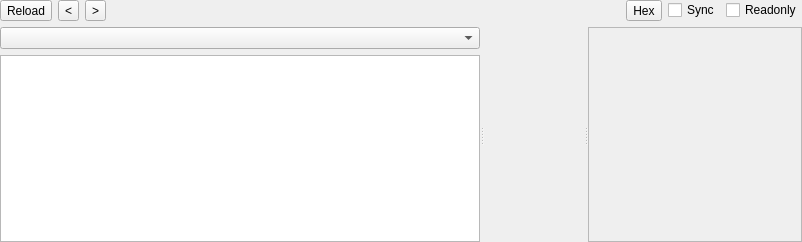
<?xml version="1.0" encoding="UTF-8"?>
<ui version="4.0">
 <class>XMainWidget</class>
 <widget class="QWidget" name="XMainWidget">
  <property name="geometry">
   <rect>
    <x>0</x>
    <y>0</y>
    <width>802</width>
    <height>242</height>
   </rect>
  </property>
  <property name="windowTitle">
   <string>Form</string>
  </property>
  <layout class="QVBoxLayout" name="verticalLayout_3">
   <property name="leftMargin">
    <number>0</number>
   </property>
   <property name="topMargin">
    <number>0</number>
   </property>
   <property name="rightMargin">
    <number>0</number>
   </property>
   <property name="bottomMargin">
    <number>0</number>
   </property>
   <item>
    <layout class="QHBoxLayout" name="horizontalLayout">
     <property name="sizeConstraint">
      <enum>QLayout::SizeConstraint::SetDefaultConstraint</enum>
     </property>
     <item>
      <widget class="QToolButton" name="toolButtonReload">
       <property name="text">
        <string>Reload</string>
       </property>
      </widget>
     </item>
     <item>
      <widget class="QToolButton" name="toolButtonPrev">
       <property name="text">
        <string notr="true">&lt;</string>
       </property>
      </widget>
     </item>
     <item>
      <widget class="QToolButton" name="toolButtonNext">
       <property name="text">
        <string notr="true">&gt;</string>
       </property>
      </widget>
     </item>
     <item>
      <spacer name="horizontalSpacer">
       <property name="orientation">
        <enum>Qt::Orientation::Horizontal</enum>
       </property>
       <property name="sizeHint" stdset="0">
        <size>
         <width>40</width>
         <height>20</height>
        </size>
       </property>
      </spacer>
     </item>
     <item>
      <widget class="QToolButton" name="toolButtonGlobalHex">
       <property name="text">
        <string>Hex</string>
       </property>
       <property name="checkable">
        <bool>true</bool>
       </property>
       <property name="checked">
        <bool>false</bool>
       </property>
       <property name="toolButtonStyle">
        <enum>Qt::ToolButtonStyle::ToolButtonTextBesideIcon</enum>
       </property>
      </widget>
     </item>
     <item>
      <widget class="QCheckBox" name="checkBoxHexSync">
       <property name="text">
        <string>Sync</string>
       </property>
      </widget>
     </item>
     <item>
      <widget class="QCheckBox" name="checkBoxReadonly">
       <property name="text">
        <string>Readonly</string>
       </property>
      </widget>
     </item>
    </layout>
   </item>
   <item>
    <widget class="QSplitter" name="splitterNavi">
     <property name="orientation">
      <enum>Qt::Orientation::Horizontal</enum>
     </property>
     <widget class="QWidget" name="">
      <layout class="QVBoxLayout" name="verticalLayout">
       <item>
        <widget class="QComboBox" name="comboBoxType">
         <property name="minimumSize">
          <size>
           <width>120</width>
           <height>0</height>
          </size>
         </property>
        </widget>
       </item>
       <item>
        <widget class="QTreeWidget" name="treeWidgetNavi">
         <property name="sizePolicy">
          <sizepolicy hsizetype="Expanding" vsizetype="Expanding">
           <horstretch>0</horstretch>
           <verstretch>0</verstretch>
          </sizepolicy>
         </property>
         <attribute name="headerVisible">
          <bool>false</bool>
         </attribute>
         <column>
          <property name="text">
           <string notr="true">1</string>
          </property>
         </column>
        </widget>
       </item>
      </layout>
     </widget>
     <widget class="QSplitter" name="splitterHex">
      <property name="orientation">
       <enum>Qt::Orientation::Horizontal</enum>
      </property>
      <widget class="QStackedWidget" name="stackedWidgetMain">
       <property name="sizePolicy">
        <sizepolicy hsizetype="Expanding" vsizetype="Expanding">
         <horstretch>0</horstretch>
         <verstretch>0</verstretch>
        </sizepolicy>
       </property>
       <property name="minimumSize">
        <size>
         <width>100</width>
         <height>0</height>
        </size>
       </property>
      </widget>
      <widget class="XHexView" name="widgetGlobalHex">
       <property name="sizePolicy">
        <sizepolicy hsizetype="Expanding" vsizetype="Expanding">
         <horstretch>0</horstretch>
         <verstretch>0</verstretch>
        </sizepolicy>
       </property>
       <property name="minimumSize">
        <size>
         <width>100</width>
         <height>0</height>
        </size>
       </property>
      </widget>
     </widget>
    </widget>
   </item>
  </layout>
 </widget>
 <customwidgets>
  <customwidget>
   <class>XHexView</class>
   <extends>QScrollArea</extends>
   <header>xhexview.h</header>
   <container>1</container>
  </customwidget>
 </customwidgets>
 <resources/>
 <connections/>
</ui>
